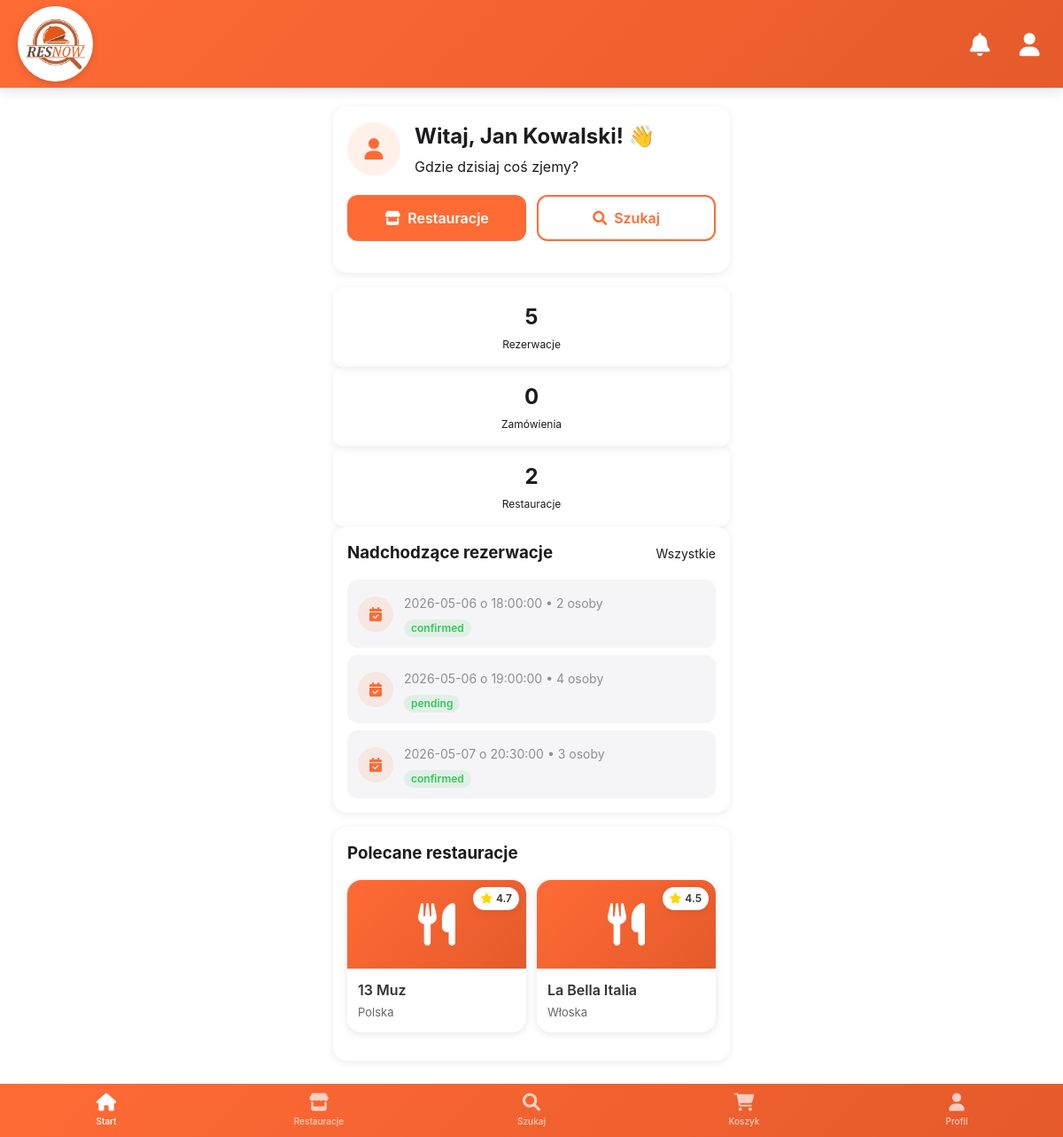
Before: /client/dashboard (signed in) with the older database file.
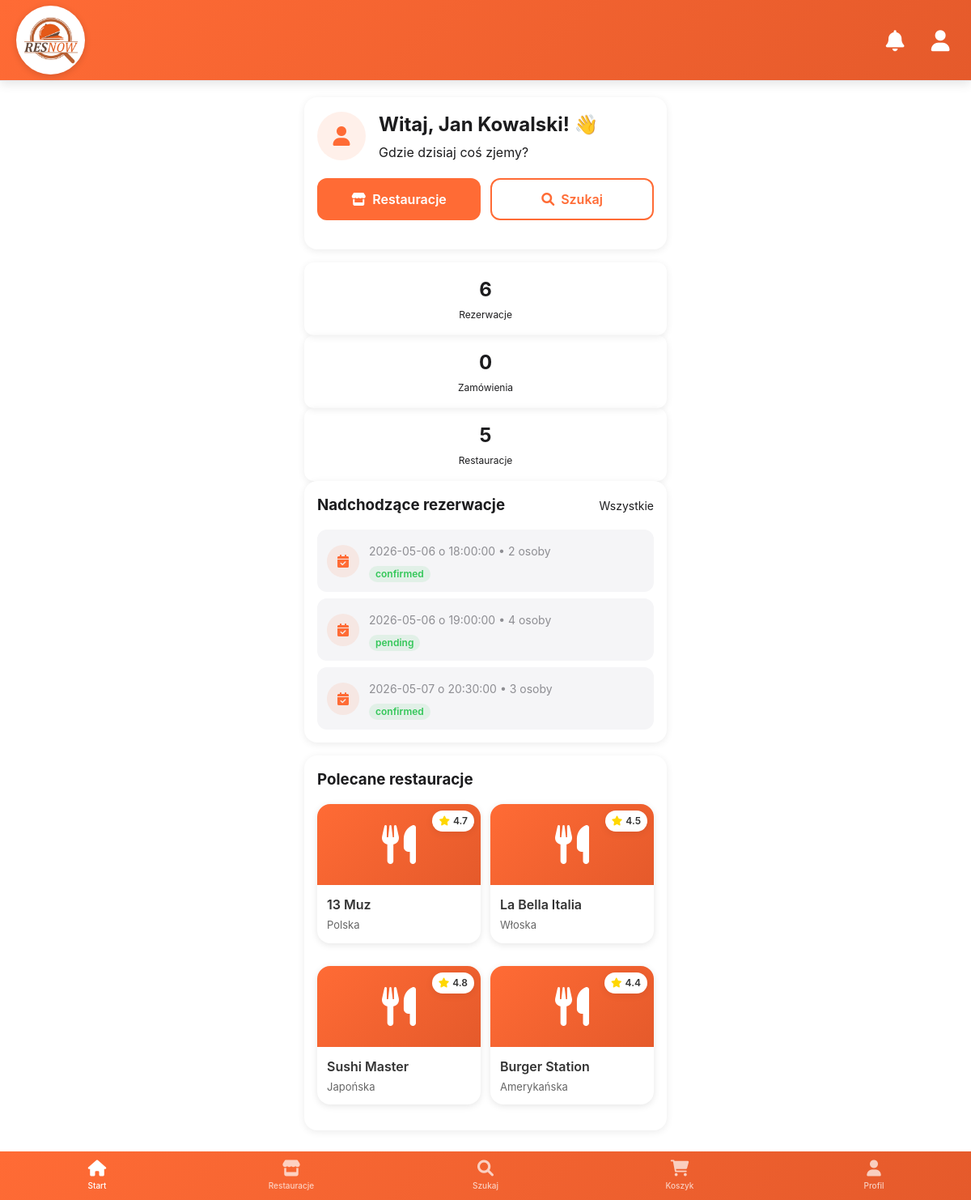
After: the same page with the newer database file.
### models.py (models this page shows, shortened)
class Reservation(db.Model):
    __tablename__ = 'reservations'
    id = db.Column(db.Integer, primary_key=True)
    user_id = db.Column(db.Integer, db.ForeignKey('users.id'), nullable=False)
    restaurant_id = db.Column(db.Integer, db.ForeignKey('restaurants.id'), nullable=False)
    table_id = db.Column(db.Integer, db.ForeignKey('tables.id'), nullable=False)
    date = db.Column(db.Date, nullable=False)
    time = db.Column(db.Time, nullable=False)
    people = db.Column(db.Integer, nullable=False)
    status = db.Column(db.String(20), default='pending')  # pending, confirmed, cancelled
    notes = db.Column(db.Text)
    created_at = db.Column(db.DateTime, default=datetime.utcnow)
    user = db.relationship('User', backref='reservations')
    table = db.relationship('Table', backref='reservations')
    restaurant = db.relationship('Restaurant', backref='reservations')
    items = db.relationship('ReservationItem', backref='reservation', cascade="all, delete-orphan")

class Restaurant(db.Model):
    __tablename__ = 'restaurants'
    id = db.Column(db.Integer, primary_key=True)
    name = db.Column(db.String(100), nullable=False)
    address = db.Column(db.String(200))
    cuisine = db.Column(db.String(100))
    rating = db.Column(db.Float)
    delivery = db.Column(db.Boolean, default=False)
    reservation = db.Column(db.Boolean, default=True)
    opening_hours = db.Column(db.String(50))
    delivery_time = db.Column(db.String(50))

### app.py (the view)
@app.route('/client/dashboard')
@login_required
def client_dashboard():
    if session.get('role') != 'client':
        flash('Brak dostępu', 'danger')
        return redirect(url_for('login'))
    restaurants = Restaurant.query.all()
    reservations = Reservation.query.filter_by(user_id=session['user_id']).all()
    return render_template(
        'client/dashboard_mobile.html',
        user_name=session['user_name'],
        restaurants=restaurants,
        reservations=reservations,
    )

### app.py (called while the page is built)
@app.context_processor
def inject_now():
    return {'now': datetime.now()}

def login_required(f):
    @wraps(f)
    def decorated_function(*args, **kwargs):
        if 'user_id' not in session:
            flash('Proszę się zalogować', 'warning')
            return redirect(url_for('login'))
        return f(*args, **kwargs)
    return decorated_function

### templates/client/dashboard_mobile.html (shortened to what this page needs)
{% extends "mobile_layout.html" %}
{% block content %}
<div class="dashboard-container" style="max-width: 480px; margin: 0 auto; padding: 0 16px;">
<div class="card">
    <div class="user-welcome">
        <div class="user-avatar">
            <i class="fas fa-user"></i>
        </div>
        <div>
            <h2 style="margin-bottom: 4px;">Witaj, {{ session.user_name }}! 👋</h2>
            <p style="color: var(--text-light);">Gdzie dzisiaj coś zjemy?</p>
        </div>
    </div>
    <div class="dashboard-actions">
        <a href="{{ url_for('client_restaurants') }}" class="btn btn-primary">
            <i class="fas fa-store"></i>
            Restauracje
        </a>
        <a href="{{ url_for('client_search') }}" class="btn btn-outline">
            <i class="fas fa-search"></i>
            Szukaj
        </a>
    </div>
</div>
<div class="dashboard-stats">
    <div class="stat-card">
        <div class="stat-number">{{ reservations|default([])|length }}</div>
        <div class="stat-label">Rezerwacje</div>
    </div>
    <div class="stat-card">
        <div class="stat-number">{{ orders|default([])|length }}</div>
        <div class="stat-label">Zamówienia</div>
    </div>
    <div class="stat-card">
        <div class="stat-number">{{ restaurants|default([])|length }}</div>
        <div class="stat-label">Restauracje</div>
    </div>
</div>
<div class="card">
    <div style="display: flex; justify-content: space-between; align-items: center; margin-bottom: 16px;">
        <h3 style="margin: 0;">Nadchodzące rezerwacje</h3>
        <a href="#" style="color: var(--primary); text-decoration: none; font-size: 14px;">Wszystkie</a>
    </div>
    {% if reservations and reservations|length > 0 %}
    <div class="list">
        {% for res in reservations[:3] %}
        <div class="list-item">
            <div class="list-item-icon">
                <i class="fas fa-calendar-check"></i>
            </div>
            <div class="list-item-content">
                <div class="list-item-subtitle">
                    {{ res.date }} o {{ res.time }} • {{ res.people }} osoby
                </div>
                <div style="margin-top: 4px;">
                    <span class="badge badge-success">{{ res.status }}</span>
                </div>
            </div>
        </div>
        {% endfor %}
    </div>
    {% endif %}
</div>
<div class="card">
    <h3 style="margin-bottom: 16px;">Polecane restauracje</h3>
    <div class="restaurant-grid-dashboard">
        {% for restaurant in restaurants[:4] %}
        <a href="{{ url_for('client_menu', restaurant_id=restaurant.id) }}" class="restaurant-card">
            <div class="restaurant-image">
                <i class="fas fa-utensils"></i>
                <div class="restaurant-badge">
                    <i class="fas fa-star"></i> {{ restaurant.rating }}
                </div>
            </div>
            <div class="restaurant-name">{{ restaurant.name }}</div>
            <div class="restaurant-info">{{ restaurant.cuisine }}</div>
        </a>
        {% endfor %}
    </div>
</div>
</div>
{% endblock %}

Changed rows visible on the page:
added Restaurant: rating "4.8", name "Sushi Master", cuisine "Japońska"
added Restaurant: rating "4.4", name "Burger Station", cuisine "Amerykańska"
Other visible differences:
{{ reservations|default([])|length }}: "5" → "6"
{{ restaurants|default([])|length }}: "2" → "5"
